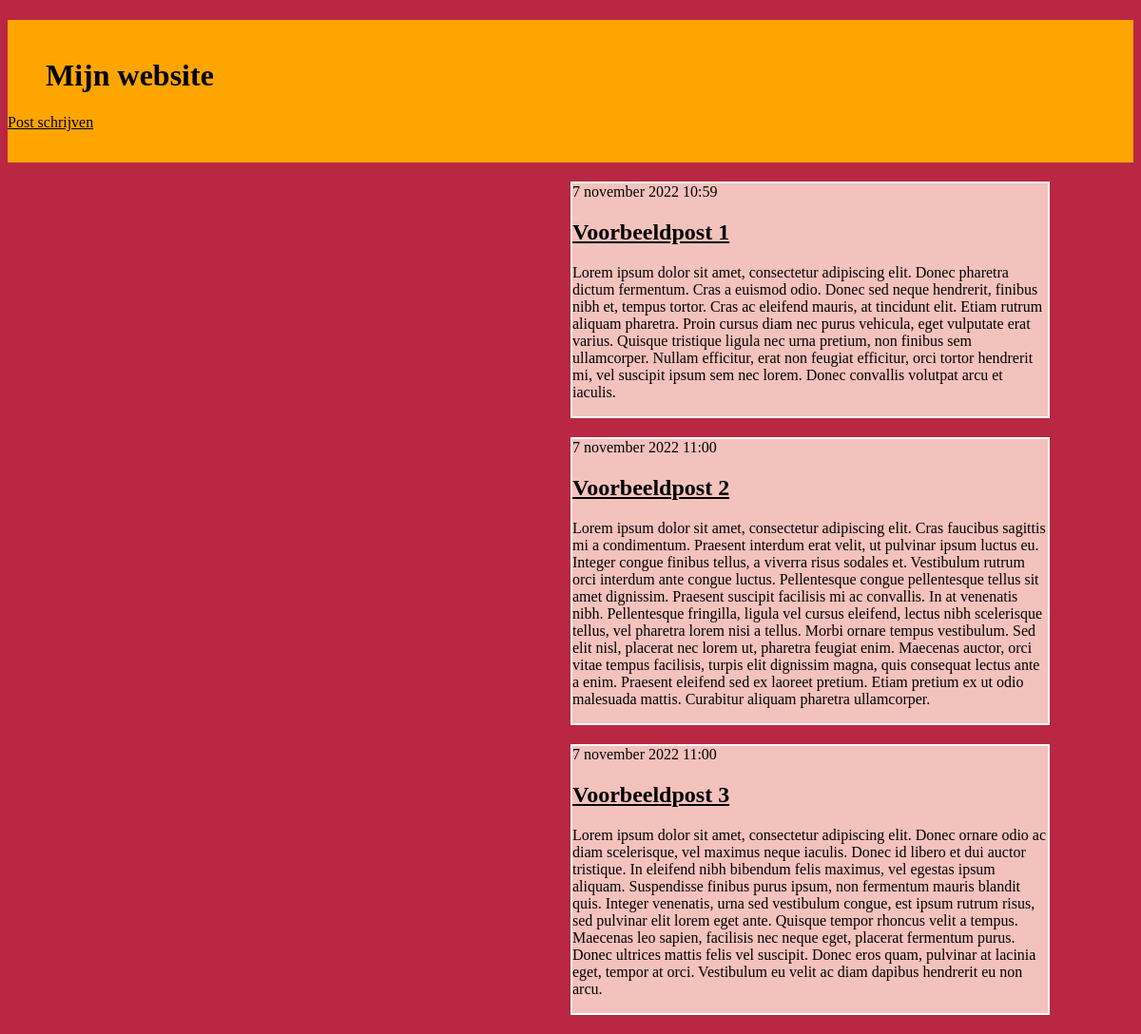
The app's page /, older data.
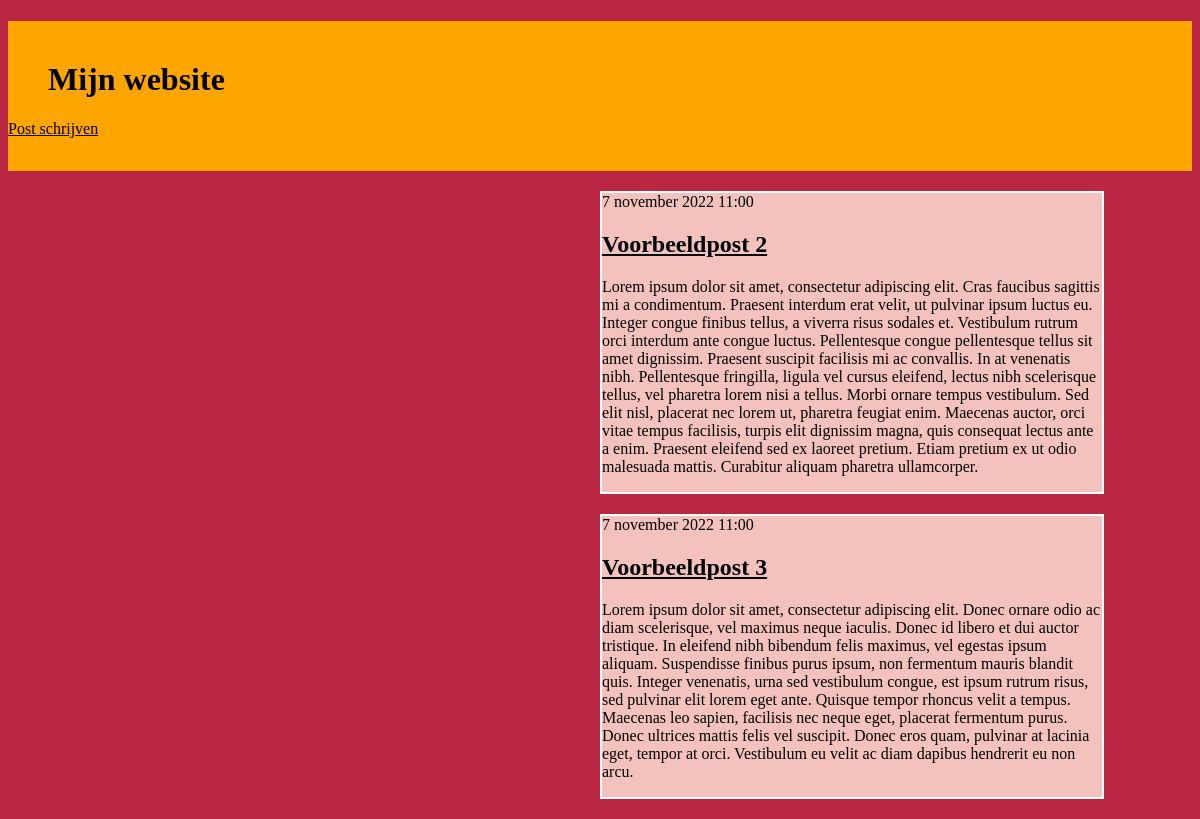
The same page, newer data.
### blog/models.py (models this page shows, shortened)
class Post(models.Model):
    author = models.ForeignKey(settings.AUTH_USER_MODEL, on_delete=models.CASCADE)
    title = models.CharField(max_length=200)
    text = models.TextField()
    created_date = models.DateTimeField(default=timezone.now)
    published_date = models.DateTimeField(blank=True, null=True)

### blog/views.py (the view)
# urls.py: path('', views.post_list, name='post_list'),
def post_list(request):
    posts = Post.objects.filter(published_date__lte=timezone.now()).order_by('published_date')
    return render(request, 'blog/post_list.html', {'posts': posts})

### blog/templates/blog/post_list.html
{% extends "blog/base.html" %}
{% block content %}
{% for post in posts %}
<div class="article-container">
    <article class="post">
        <time class="date">
            {{ post.published_date }}
        </time>
        <h2 class=""><a href="{% url 'post_inhoud' pk=post.pk %}">{{ post.title }}</a></h2>
        <p>{{ post.text|linebreaks }}</p>
    </article>
</div>
{% endfor %}
{% endblock %}

Row changes from the older to the newer data that the page shows:
removed Post: published_date "7 november 2022 10:59", title "Voorbeeldpost 1", text "Lorem ipsum dolor sit amet, consectetur adipiscing elit. Donec pharetra dictum fermentum. Cras a euismod odio. Donec sed neque hendrerit, finibus nibh et, tempus tortor. Cras ac eleifend mauris, at tincidunt elit. Etiam rutrum aliquam pharetra. Proin cursus diam nec purus vehicula, eget vulputate erat varius. Quisque tristique ligula nec urna pretium, non finibus sem ullamcorper. Nullam efficitur, erat non feugiat efficitur, orci tortor hendrerit mi, vel suscipit ipsum sem nec lorem. Donec convallis volutpat arcu et iaculis."
